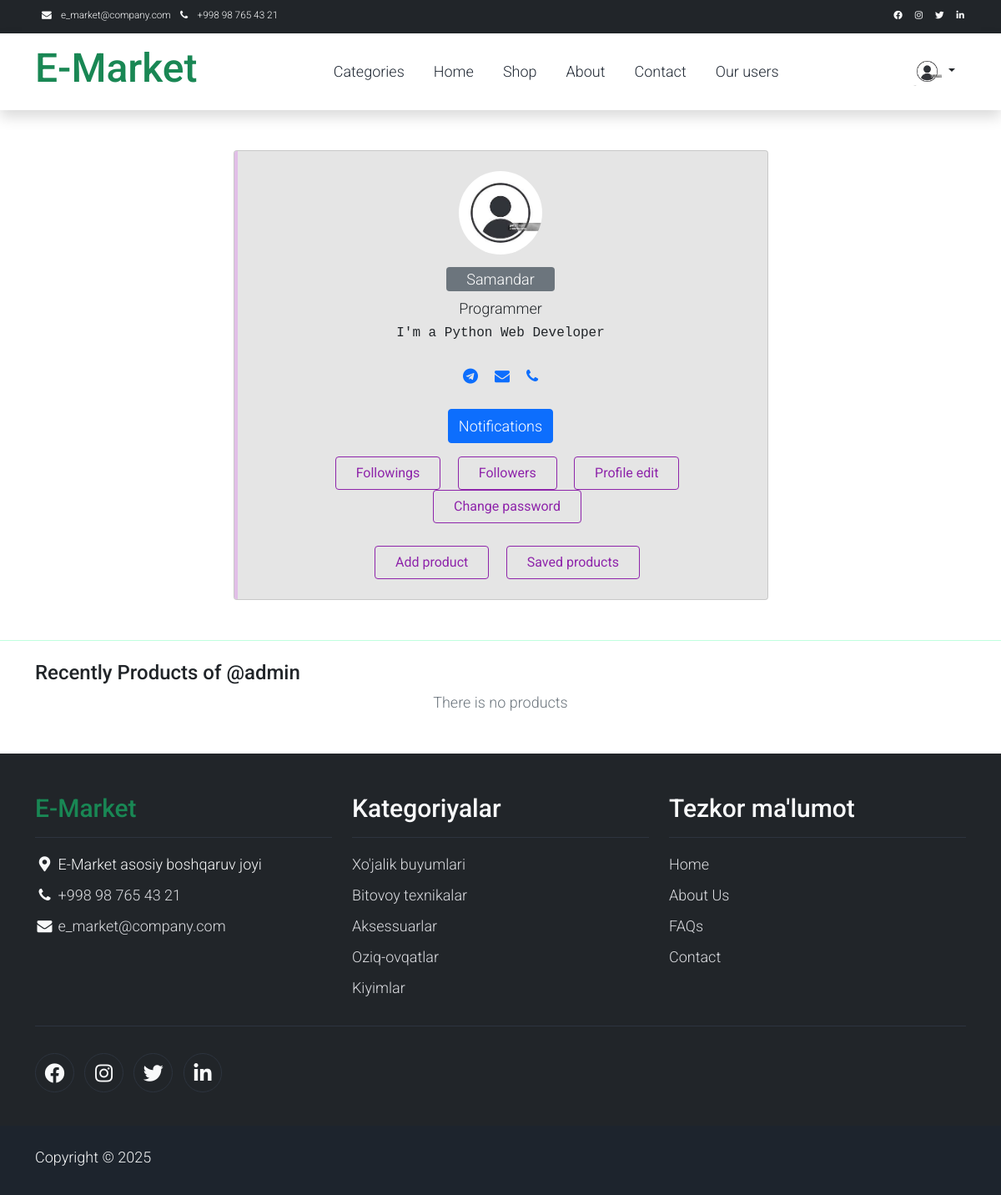
Page /users/admin/profile/ (signed in) on the committed database.
### users/models.py (models this page shows)
class CustomUser(AbstractUser):
    job = models.CharField(max_length=50, blank=True, default='')
    bio = models.CharField(max_length=300, blank=True, default='')
    phone_number = models.CharField(max_length=17)
    tg_username = models.CharField(max_length=150)
    avatar = models.ImageField(upload_to='avatars/', default='avatars/default.png')
    following = models.ManyToManyField(
        'self',
        symmetrical=False,
        related_name='followers',
        blank=True
    )
    class Meta:
        verbose_name = 'customuser'
        verbose_name_plural = 'customusers'
    def __str__(self):
        return self.username

### products/models.py (models this page shows, shortened)
class Category(models.Model):
    name = models.CharField(max_length=50)
    class Meta:
        verbose_name = 'category'
        verbose_name_plural = 'categories'

### users/views.py (the view)
# urls.py: path('<str:username>/profile/', ProfileView.as_view(), name='profile'),
class ProfileView(View):
    def get(self, request, username):
        customuser = get_object_or_404(CustomUser, username=username)
        saveds = SavedProduct.objects.filter(user=customuser)
        products = Product.objects.filter(author=customuser)
        notificationss = ConversationRoom.objects.filter(user1=customuser)
        notifications_ = ConversationRoom.objects.all()
        notifications = [item for item in notifications_ if item.user2 == request.user]
        query = request.POST.get('q')
        if query:
            products = Product.objects.filter(title__icontains=query)
            return render(request, 'users/profile.html', {'customuser':customuser, 'products':products, 'notifications': notifications if notifications else notificationss})
        return render(request, 'users/profile.html', {'customuser':customuser, 'products':products, 'saveds':saveds, 'notifications': notifications if notifications else notificationss})

### templates/users/profile.html (shortened to what this page needs)
{% extends "base.html" %}
{% load static %}
{% block main %}
<div class="container mt-5 mb-5">
    <div class="row d-flex justify-content-center">
        <div class="col-md-7">
            <div class="card p-3 py-4" style="background-color: rgba(0, 0, 0, 0.1);">
                <div class="text-center">
                    <img src="{{ customuser.avatar.url }}" width="100" class="rounded-circle">
                </div>
                <div class="text-center mt-3">
                    <span class="bg-secondary p-1 px-4 rounded text-white">{{ customuser.get_full_name }}</span>
                    <span>{{ customuser.job }}</span>
                    <div class="px-4 mt-1">
                        <pre class="fonts" style="font-size: medium;">{{ customuser.bio }}</pre>
                    </div>
                    <ul class="social-list">
                        <li>
                            <a href="http://t.me/@{{ customuser.tg_username }}">
                                <i class="fa fa-telegram"></i>
                            </a>
                        </li>
                        <li>
                            <a href="mailto:{{ customuser.email }}">
                                <i class="fa fa-envelope"></i>
                            </a>
                        </li>
                        <li>
                            <a href="tel:{{ customuser.phone_number }}">
                                <i class="fa fa-phone"></i>
                            </a>
                        </li>
                    </ul>
                    {% if customuser.pk != request.user.pk %}
                        <a class="btn btn-primary" href="{% url 'start_conversation' customuser.pk %}">Chat</a>
                    {% else %}
                        <li class="nav-item dropdown mb-3">
                            <a class="btn btn-primary" href="#">Notifications</a>
                        </li>
                    {% endif %}
                    {% if customuser == request.user %}
                        <div class="buttons">
                            <a href="{% url 'users:followings' customuser.username %}"><button class="btn px-4 ms-3">Followings</button></a>
                            <a href="{% url 'users:followers' customuser.username %}"><button class="btn px-4 ms-3">Followers</button></a>
                            <a href="{% url 'users:profile-edit' %}"><button class="btn px-4 ms-3">Profile edit</button></a>
                            <a href="{% url 'users:password-change' %}"><button class="btn px-4 ms-3">Change password</button></a>
                        </div><br>
                        <div class="buttons">
                            <a href="{% url 'main:new-product' %}"><button class="btn px-4 ms-3">Add product</button></a>
                            <a href="{% url 'users:saveds' %}"><button class="btn px-4 ms-3">Saved products</button></a>
                        </div>
                    {% endif %}
                </div>
            </div>
        </div>
    </div>
</div>
<hr style="color: springgreen;">
 <div class="container">
    <div class=" w-100 mt-4 mb-5">
        <h4 class="d-block" >Recently Products of @{{customuser}}</h4>
        {% if not customuser.product_set.exists %}
            <center class="text-muted" >There is no products</center>
        {% endif %}
    </div>
</div>
{% endblock main %}

### templates/base.html (shortened to what this page needs)
{% load static %}
<!DOCTYPE html>
<html lang="en">
<head>
    <link rel="stylesheet" href="{% static 'assets/css/bootstrap.min.css' %}">
    <link rel="stylesheet" href="{% static 'assets/css/templatemo.css' %}">
    <link rel="stylesheet" href="{% static 'assets/css/custom.css' %}">
    <link rel="stylesheet" href="{% static 'assets/css/fontawesome.min.css' %}">
    <link rel="stylesheet" href="https://unpkg.com/leaflet@1.7.1/dist/leaflet.css" />
    <link rel="stylesheet" type="text/css" href="{% static 'assets/css/slick.min.css' %}">
    <link rel="stylesheet" type="text/css" href="{% static 'assets/css/slick-theme.css' %}">
    <link rel="stylesheet" href="{% static 'assets/css/profile.css' %}">
    <link rel="stylesheet" href="https://cdn.jsdelivr.net/npm/bootstrap@5.0.0-beta1/dist/css/bootstrap.min.css">
    <link rel="stylesheet" href="https://cdn.jsdelivr.net/npm/bootstrap@5.0.0-beta1/dist/js/bootstrap.bundle.min.js">
    <link rel="stylesheet" href="https://cdnjs.cloudflare.com/ajax/libs/jquery/3.2.1/jquery.min.js">
    <link rel="stylesheet" href="https://cdnjs.cloudflare.com/ajax/libs/font-awesome/4.7.0/css/font-awesome.min.css">
</head>
<body>
    <nav class="navbar navbar-expand-lg bg-dark navbar-light d-none d-lg-block" id="templatemo_nav_top">
        <div class="container text-light">
            <div class="w-100 d-flex justify-content-between">
                <div>
                    <i class="fa fa-envelope mx-2"></i>
                    <a class="navbar-sm-brand text-light text-decoration-none" href="mailto:e_market@company.com">e_market@company.com</a>
                    <i class="fa fa-phone mx-2"></i>
                    <a class="navbar-sm-brand text-light text-decoration-none" href="tel:98-765-43-21">+998 98 765 43 21</a>
                </div>
                <div>
                    <a class="text-light" href="https://fb.com/templatemo" target="_blank" rel="sponsored"><i class="fab fa-facebook-f fa-sm fa-fw me-2"></i></a>
                    <a class="text-light" href="https://www.instagram.com/" target="_blank"><i class="fab fa-instagram fa-sm fa-fw me-2"></i></a>
                    <a class="text-light" href="https://twitter.com/" target="_blank"><i class="fab fa-twitter fa-sm fa-fw me-2"></i></a>
                    <a class="text-light" href="https://www.linkedin.com/" target="_blank"><i class="fab fa-linkedin fa-sm fa-fw"></i></a>
                </div>
            </div>
        </div>
    </nav>
    <nav class="navbar navbar-expand-lg navbar-light shadow">
        <div class="container d-flex justify-content-between align-items-center">
            <a class="navbar-brand text-success logo h1 align-self-center" href="{% url 'main:index' %}">
                E-Market
            </a>
            <div class="align-self-center collapse navbar-collapse flex-fill  d-lg-flex justify-content-lg-between" id="templatemo_main_nav">
                <div class="flex-fill">
                    <ul class="nav navbar-nav d-flex justify-content-between mx-lg-auto">
                        <li class="nav-item dropdown">
                            <a class="nav-link" href="">Categories</a>
                        </li>
                        <li class="nav-item">
                            <a class="nav-link" href="{% url 'main:index' %}">Home</a>
                        </li>
                        <li class="nav-item">
                            <a class="nav-link" href="{% url 'main:shop' %}">Shop</a>
                        </li>
                        <li class="nav-item">
                            <a class="nav-link" href="{% url 'main:about' %}">About</a>
                        </li>
                        <li class="nav-item">
                            <a class="nav-link" href="{% url 'main:contact' %}">Contact</a>
                        </li>
                        <li class="nav-item">
                            <a class="nav-link" href="{% url 'users:all-users' %}">Our users</a>
                        </li>
                    </ul>
                </div>
                {% if request.user.is_authenticated %}
                    <button type="button" class="btn  dropdown-toggle" data-bs-toggle="dropdown" data-bs-display="static" aria-expanded="false">
                        <img src="{{ request.user.avatar.url }}" width="35" height="35" class=" rounded" alt="">
                    </button>
                {% else %}
                    <a href="{% url 'users:login' %}" class="btn btn-primary">Login</a>
                    <a href="{% url 'users:signup' %}" class="btn btn-primary">SignUp</a>
                {% endif %}
            </div>
        </div>
    </nav>
    {% block main %}
    {% endblock main %}
    <footer class="bg-dark" id="tempaltemo_footer">
        <div class="container">
            <div class="row">
                <div class="col-md-4 pt-5">
                    <h2 class="h2 text-success border-bottom pb-3 border-light logo">E-Market</h2>
                    <ul class="list-unstyled text-light footer-link-list">
                        <li>
                            <i class="fas fa-map-marker-alt fa-fw"></i>
                            E-Market asosiy boshqaruv joyi
                        </li>
                        <li>
                            <i class="fa fa-phone fa-fw"></i>
                            <a class="text-decoration-none" href="tel:98-765-43-21">+998 98 765 43 21</a>
                        </li>
                        <li>
                            <i class="fa fa-envelope fa-fw"></i>
                            <a class="text-decoration-none" href="mailto:e_market@company.com">e_market@company.com</a>
                        </li>
                    </ul>
                </div>
                <div class="col-md-4 pt-5">
                    <h2 class="h2 text-light border-bottom pb-3 border-light">Kategoriyalar</h2>
                    <ul class="list-unstyled text-light footer-link-list">
                        {% for category in categories|slice:"0:5" %}
                        <li><a class="text-decoration-none" href="{% url 'main:category' category.name %}">{{ category.name }}</a></li>
                        {% endfor %}
                    </ul>
                </div>
                <div class="col-md-4 pt-5">
                    <h2 class="h2 text-light border-bottom pb-3 border-light">Tezkor ma'lumot</h2>
                    <ul class="list-unstyled text-light footer-link-list">
                        <li><a class="text-decoration-none" href="{% url 'main:index' %}">Home</a></li>
                        <li><a class="text-decoration-none" href="{% url 'main:about' %}">About Us</a></li>
                        <li><a class="text-decoration-none" href="{% url 'main:faqs' %}">FAQs</a></li>
                        <li><a class="text-decoration-none" href="{% url 'main:contact' %}">Contact</a></li>
                    </ul>
                </div>
            </div>
            <div class="row text-light mb-4">
                <div class="col-12 mb-3">
                    <div class="w-100 my-3 border-top border-light"></div>
                </div>
                <div class="col-auto me-auto">
                    <ul class="list-inline text-left footer-icons">
                        <li class="list-inline-item border border-light rounded-circle text-center">
                            <a rel="nofollow" class="text-light text-decoration-none" target="_blank" href="http://fb.com/templatemo"><i class="fab fa-facebook-f fa-lg fa-fw"></i></a>
                        </li>
                        <li class="list-inline-item border border-light rounded-circle text-center">
                            <a class="text-light text-decoration-none" target="_blank" href="https://www.instagram.com/"><i class="fab fa-instagram fa-lg fa-fw"></i></a>
                        </li>
                        <li class="list-inline-item border border-light rounded-circle text-center">
                            <a class="text-light text-decoration-none" target="_blank" href="https://twitter.com/"><i class="fab fa-twitter fa-lg fa-fw"></i></a>
                        </li>
                        <li class="list-inline-item border border-light rounded-circle text-center">
                            <a class="text-light text-decoration-none" target="_blank" href="https://www.linkedin.com/"><i class="fab fa-linkedin fa-lg fa-fw"></i></a>
                        </li>
                    </ul>
                </div>
            </div>
        </div>
        <div class="w-100 bg-black py-3">
            <div class="container">
                <div class="row pt-2">
                    <div class="col-12">
                        <p class="text-left text-light">
                            Copyright &copy; {{ today.year }}
                        </p>
                    </div>
                </div>
            </div>
        </div>
    </footer>
</body>
</html>

### rows in the picture
CustomUser: user.avatar (placeholder picture), avatar (placeholder picture), get_full_name "Samandar", job "Programmer", bio "I'm a Python Web Developer", username "admin"
Category: name "Xo'jalik buyumlari"
Category: name "Bitovoy texnikalar"
Category: name "Aksessuarlar"
Category: name "Oziq-ovqatlar"
Category: name "Kiyimlar"
